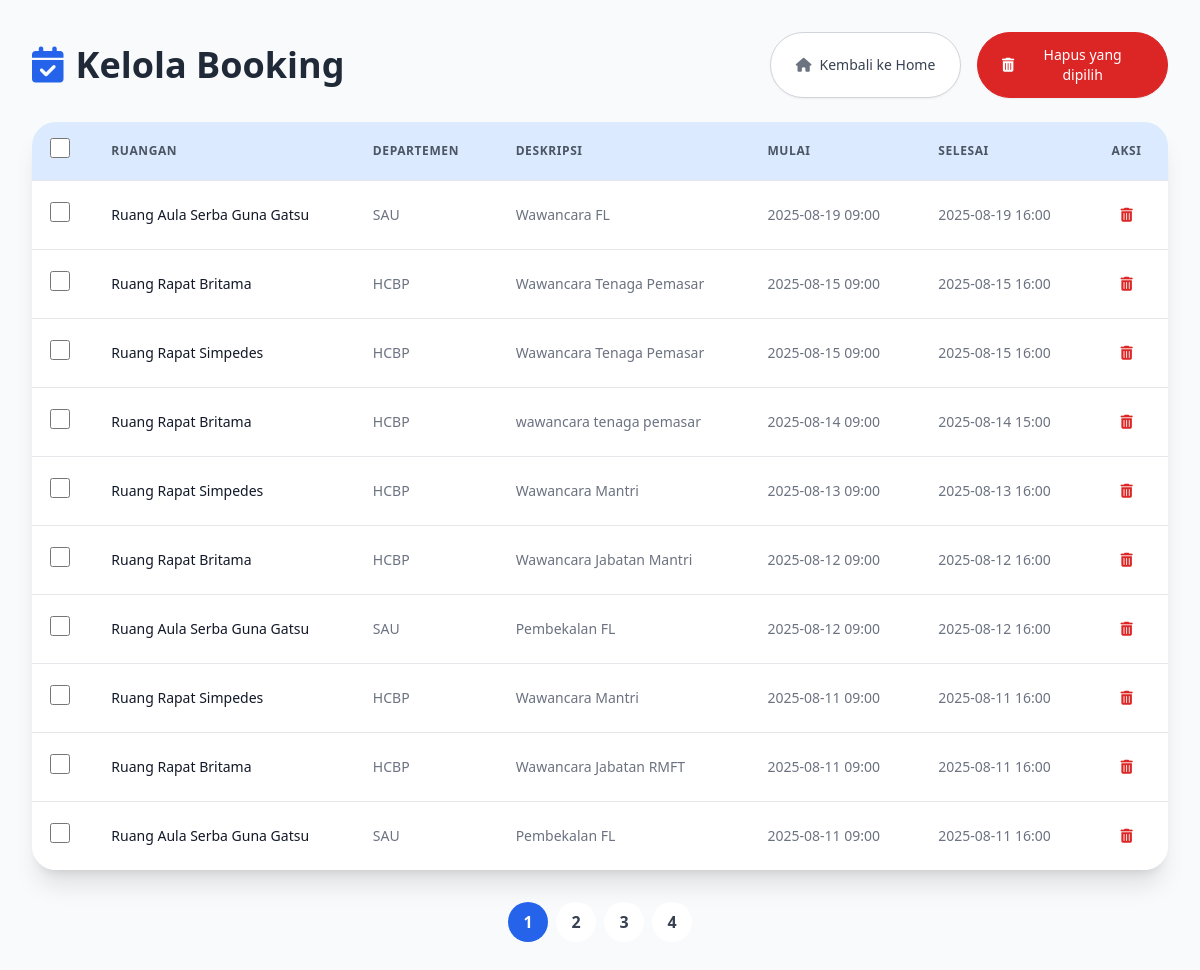
Screenshot of /admin/bookings (signed in) with the database file from the repository.
### app.py (models this page shows)
class Booking(db.Model):
    id = db.Column(db.Integer, primary_key=True)
    user = db.Column(db.String(100))
    username = db.Column(db.String(100))
    role = db.Column(db.String(50))
    department = db.Column(db.String(100))
    room_id = db.Column(db.Integer, db.ForeignKey('room.id'))
    start_time = db.Column(db.DateTime)
    end_time = db.Column(db.DateTime)
    description = db.Column(db.Text)
    room = db.relationship('Room', backref='bookings')

class Room(db.Model):
    id = db.Column(db.Integer, primary_key=True)
    name = db.Column(db.String(50), nullable=False)
    lantai = db.Column(db.String(10), nullable=True)

### app.py (the view)
@app.route('/admin/bookings')
def manage_bookings():
    page = request.args.get('page', 1, type=int)
    bookings = Booking.query.order_by(Booking.start_time.desc()).paginate(page=page, per_page=10)
    return render_template('admin_bookings.html', bookings=bookings)

### templates/admin_bookings.html (shortened to what this page needs)
<!DOCTYPE html>
<html lang="id">
<head>
    <script src="https://cdn.tailwindcss.com"></script>
    <link rel="stylesheet" href="https://cdnjs.cloudflare.com/ajax/libs/font-awesome/6.5.2/css/all.min.css">
</head>
<body class="bg-gray-50">
{% if session['role'] == 'admin' %}
<div class="min-h-screen p-4 sm:p-6 lg:p-8">
    <div class="max-w-7xl mx-auto">
        <div class="flex flex-col sm:flex-row justify-between items-start sm:items-center mb-6">
            <h2 class="text-3xl sm:text-4xl font-bold text-gray-800 mb-4 sm:mb-0">
                <i class="fa-solid fa-calendar-check text-blue-600 mr-3"></i>Kelola Booking
            </h2>
            <div class="flex flex-col sm:flex-row space-y-3 sm:space-y-0 sm:space-x-4 w-full sm:w-auto mt-4 sm:mt-0">
                <a href="{{ url_for('home') }}" class="inline-flex items-center justify-center px-6 py-3 border border-gray-300 text-sm font-medium rounded-full shadow-sm text-gray-700 bg-white hover:bg-gray-50 transition-colors duration-300 w-full">
                    <i class="fa-solid fa-house text-gray-500 mr-2"></i> Kembali ke Home
                </a>
                <button type="button" id="bulk-delete-btn" class="inline-flex items-center justify-center px-6 py-3 border border-red-600 text-sm font-medium rounded-full shadow-sm text-white bg-red-600 hover:bg-red-700 transition-colors duration-300 w-full">
                    <i class="fa-solid fa-trash-can mr-2"></i> Hapus yang dipilih
                </button>
            </div>
        </div>
    </div>
    <div class="bg-white rounded-3xl shadow-xl overflow-hidden hidden md:block">
        <div class="overflow-x-auto">
            <form id="bulk-delete-form" method="POST" action="{{ url_for('bulk_delete_bookings') }}">
                <table class="min-w-full divide-y divide-gray-200">
                    <thead class="bg-blue-100">
                        <tr>
                            <th scope="col" class="p-4 text-center">
                                <input type="checkbox" id="select-all" class="form-checkbox h-5 w-5 text-blue-600 rounded">
                            </th>
                            <th scope="col" class="px-6 py-4 text-left text-xs font-semibold text-gray-600 uppercase tracking-wider">Ruangan</th>
                            <th scope="col" class="px-6 py-4 text-left text-xs font-semibold text-gray-600 uppercase tracking-wider">Departemen</th>
                            <th scope="col" class="px-6 py-4 text-left text-xs font-semibold text-gray-600 uppercase tracking-wider">Deskripsi</th>
                            <th scope="col" class="px-6 py-4 text-left text-xs font-semibold text-gray-600 uppercase tracking-wider">Mulai</th>
                            <th scope="col" class="px-6 py-4 text-left text-xs font-semibold text-gray-600 uppercase tracking-wider">Selesai</th>
                            <th scope="col" class="px-6 py-4 text-center text-xs font-semibold text-gray-600 uppercase tracking-wider">Aksi</th>
                        </tr>
                    </thead>
                    <tbody class="bg-white divide-y divide-gray-200">
                        {% for b in bookings.items %}
                        <tr>
                            <td class="p-4 text-center">
                                <input type="checkbox" name="booking_ids" value="{{ b.id }}" class="form-checkbox h-5 w-5 text-blue-600 rounded">
                            </td>
                            <td class="px-6 py-4 whitespace-nowrap text-sm text-gray-900">{{ b.room.name }}</td>
                            <td class="px-6 py-4 whitespace-nowrap text-sm text-gray-500">{{ b.department }}</td>
                            <td class="px-6 py-4 whitespace-nowrap text-sm text-gray-500 max-w-xs truncate">{{ b.description }}</td>
                            <td class="px-6 py-4 whitespace-nowrap text-sm text-gray-500">{{ b.start_time.strftime('%Y-%m-%d %H:%M') }}</td>
                            <td class="px-6 py-4 whitespace-nowrap text-sm text-gray-500">{{ b.end_time.strftime('%Y-%m-%d %H:%M') }}</td>
                            <td class="px-6 py-4 whitespace-nowrap text-right text-sm font-medium">
                                <div class="flex justify-center items-center gap-2">
                                    <form id="delete-form-{{ b.id }}" action="{{ url_for('delete_booking', booking_id=b.id) }}" method="post">
                                        <button type="button" class="delete-single-btn text-red-600 hover:text-red-800 p-2" title="Hapus" data-booking-id="{{ b.id }}">
                                            <i class="fa-solid fa-trash-can"></i>
                                        </button>
                                    </form>
                                </div>
                            </td>
                        </tr>
                        {% endfor %}
                    </tbody>
                </table>
            </form>
        </div>
    </div>
    <nav aria-label="Pagination" class="mt-8">
        <ul class="flex justify-center space-x-2">
            {% for page_num in bookings.iter_pages(left_edge=1, right_edge=1, left_current=2, right_current=2) %}
                {% if page_num %}
                    <li class="{% if page_num == bookings.page %}bg-blue-600 text-white{% else %}bg-white text-gray-700 hover:bg-blue-50{% endif %} rounded-full transition-colors duration-300">
                        <a class="flex items-center justify-center w-10 h-10 font-semibold" href="{{ url_for('manage_bookings', page=page_num) }}">{{ page_num }}</a>
                    </li>
                {% else %}
                    <li class="w-10 h-10 flex items-center justify-center text-gray-500">
                        <span>…</span>
                    </li>
                {% endif %}
            {% endfor %}
        </ul>
    </nav>
</div>
{% endif %}
</body>
</html>

### rows the page displays
Booking: room.name "Ruang Aula Serba Guna Gatsu", department "SAU", description "Wawancara FL", start_time "2025-08-19 09:00", end_time "2025-08-19 16:00"
Booking: room.name "Ruang Rapat Britama", department "HCBP", description "Wawancara Tenaga Pemasar", start_time "2025-08-15 09:00", end_time "2025-08-15 16:00"
Booking: room.name "Ruang Rapat Simpedes", department "HCBP", description "Wawancara Tenaga Pemasar", start_time "2025-08-15 09:00", end_time "2025-08-15 16:00"
Booking: room.name "Ruang Rapat Britama", department "HCBP", description "wawancara tenaga pemasar", start_time "2025-08-14 09:00", end_time "2025-08-14 15:00"
Booking: room.name "Ruang Rapat Simpedes", department "HCBP", description "Wawancara Mantri", start_time "2025-08-13 09:00", end_time "2025-08-13 16:00"
Booking: room.name "Ruang Rapat Britama", department "HCBP", description "Wawancara Jabatan Mantri", start_time "2025-08-12 09:00", end_time "2025-08-12 16:00"
Booking: room.name "Ruang Aula Serba Guna Gatsu", department "SAU", description "Pembekalan FL", start_time "2025-08-12 09:00", end_time "2025-08-12 16:00"
Booking: room.name "Ruang Rapat Simpedes", department "HCBP", description "Wawancara Mantri", start_time "2025-08-11 09:00", end_time "2025-08-11 16:00"
Booking: room.name "Ruang Rapat Britama", department "HCBP", description "Wawancara Jabatan RMFT", start_time "2025-08-11 09:00", end_time "2025-08-11 16:00"
Booking: room.name "Ruang Aula Serba Guna Gatsu", department "SAU", description "Pembekalan FL", start_time "2025-08-11 09:00", end_time "2025-08-11 16:00"

### other values shown
{{ page_num }} "1" "2" "3" "4"
